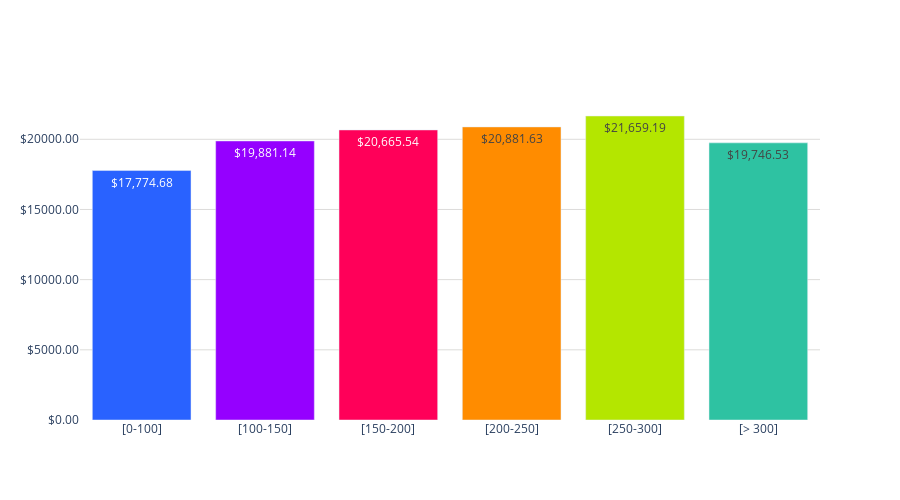

The cell this chart's notebook holds for it:
### Markdown cell above
### ***GRÁFICA***

### Code cell
colores = ['#2962ff', '#9500ff', '#ff0059', '#ff8c00', '#b4e600', '#2EC2A2','#F79CB9']
porcentajes = Precio_mean_M2['Precio_m2_mean']

# Convertir la columna 'Precio_m2_mean' a números de punto flotante
#Precio_mean_M2['Precio_m2_mean'] = Precio_mean_M2['Precio_m2_mean'].str.replace('$', '').str.replace(',', '').astype(float)
# Convertir los valores a cadenas con el formato deseado
textos_formateados = [f'${round(valor, 2):,.2f}' for valor in Precio_mean_M2['Precio_m2_mean']]

# Crear la figura
fig = go.Figure()

# Obtener el valor máximo redondeado al próximo múltiplo de 5000
max_valor = int(Precio_mean_M2['Precio_m2_mean'].max() / 5000 + 1) * 5000

# Agregar los datos como barras
fig.add_trace(go.Bar(
    x=Precio_mean_M2['Rango'],  # Eje x: Modalidades
    y=Precio_mean_M2['Precio_m2_mean'],  # Eje y: Porcentajes
    marker_color=colores,  # Especifica los colores de las barras
    text=textos_formateados,  # Texto que se mostrará en las barras (porcentaje)
    textposition='inside',  # Posición del texto (puede ser 'inside' o 'outside')
))

# Personalizar el diseño de la gráfica
fig.update_layout(
    #title='Precio promedio por M2 totales.',  # Título de la gráfica
    #xaxis=dict(title='Rango'),  # Título del eje x
    yaxis=dict(
        #title='Precio', # Título del eje y
        gridcolor='#dddcda', # Color de las líneas que dividen los rangos del eje Y
        gridwidth=1,
        tickvals=list(range(0, max_valor + 5000, 5000)),  # Valores de los ticks del eje y
        ticktext=[f'${valor:.2f}' for valor in range(0, max_valor + 5000, 5000)]  # Textos de los ticks del eje y
    ),  
    plot_bgcolor='rgba(0,0,0,0)',  # Color de fondo del gráfico
    height=500  # Altura de la gráfica
)

# Exportar gráfica como archivo HTML
def guardar_grafico_como_html(fig, nombre_archivo, carpeta='graficas'):
    # Crear la carpeta si no existe
    if not os.path.exists(carpeta):
        os.makedirs(carpeta)
    
    # Gráfica como archivo HTML en la carpeta especificada
    pio.write_html(fig, f'{carpeta}/{nombre_archivo}.html')

# Exportar
guardar_grafico_como_html(fig, 'g_bar_PrecioPromedio-M2_pachuca', carpeta='graficas')
fig.show()

### Figure 1 — Plotly figure (JSON) as saved in the notebook; plotly's stock layout.template omitted (floating-point values rounded to 4 significant figures)
{"data": [{"marker": {"color": ["#2962ff", "#9500ff", "#ff0059", "#ff8c00", "#b4e600", "#2EC2A2", "#F79CB9"]}, "text": ["$17,774.68", "$19,881.14", "$20,665.54", "$20,881.63", "$21,659.19", "$19,746.53"], "textposition": "inside", "type": "bar", "x": ["[0-100]", "[100-150]", "[150-200]", "[200-250]", "[250-300]", "[> 300]"], "y": [17770.0, 19880.0, 20670.0, 20880.0, 21660.0, 19750.0]}], "layout": {"height": 500, "plot_bgcolor": "rgba(0,0,0,0)", "yaxis": {"gridcolor": "#dddcda", "gridwidth": 1, "ticktext": ["$0.00", "$5000.00", "$10000.00", "$15000.00", "$20000.00", "$25000.00"], "tickvals": [0, 5000, 10000, 15000, 20000, 25000]}}}
